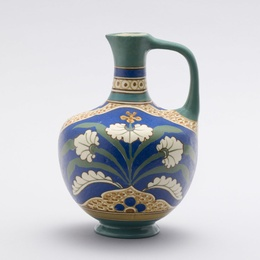
%> input picture 1.jpg, 260 x 260 px, shrunk from 1000 x 1000 before the run
$ octave run.m   (GNU Octave 9; MATLAB toolbox functions it lacks are replaced by stand-ins)
%> lines starting %> are read from the running program, lines starting %| are printed output that depends on the picture
### P_MAP_Conv.m
%% this work belongs to the following paper:
% Al-Ameen, Zohair, and Zainab Younis.
% "Improved Poisson MAP Algorithm for Better Image Deconvolution."
% 2022 IEEE International Conference on Cybernetics and Computational Intelligence (CyberneticsCom). IEEE, 2022.
% DOI: 10.1109/CyberneticsCom55287.2022.9865641

function result = P_MAP_Conv(image, PSF, iteration)
%> called with iteration = 25
fn = image; % at the first iteration
for i=1:iteration
    Hfn =imfilter(fn, (PSF),'conv');
    ratio = (image./Hfn)-1;
    res = imfilter(ratio, PSF,'conv');
    fn = fn.*exp(res);
end
%> this loop made 25 passes
%> pass 1, in P_MAP_Conv, `ratio = (image./Hfn)-1;`:
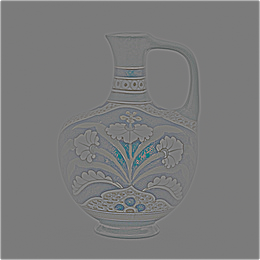
%> ratio: size 260x260x3 double; mean R, G, B 0.00103, 0.00461, 0.00551; drawn with min black and max white
%> after the loop:
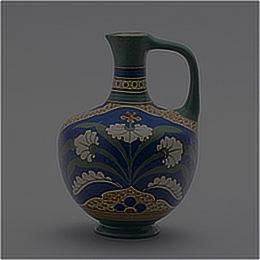
%> fn: size 260x260x3 double; mean R, G, B 0.786, 0.789, 0.802; drawn with min black and max white
result = fn;

### P_MAP_Conv_Dev.m
%% this work belongs to the following paper:
% Al-Ameen, Zohair, and Zainab Younis.
% "Improved Poisson MAP Algorithm for Better Image Deconvolution."
% 2022 IEEE International Conference on Cybernetics and Computational Intelligence (CyberneticsCom). IEEE, 2022.
% DOI: 10.1109/CyberneticsCom55287.2022.9865641
function result = P_MAP_Conv_Dev(image, PSF, iteration)
%> called with iteration = 8
fn = image; % at the first iteration
c1=[0 .5 0; .5 -2 .5; 0 .5 0];
c2=[0 .25 0; .25 -1 .25; 0 .25 0];
LS1 = imfilter(image,c1,'replicate','conv');
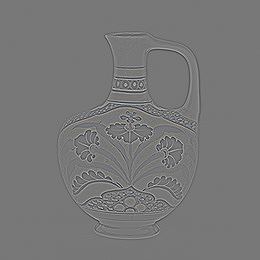
%> LS1: size 260x260x3 double; mean R, G, B 3.46e-19, 4.54e-19, -4.76e-20; drawn with min black and max white
for i=1:iteration
    Hfn =imfilter(fn, PSF,'conv');
    LS2 = imfilter(Hfn,c2,'replicate','conv');
    ratio = (( (image-LS1)./(Hfn+LS2) )-1);
    res = imfilter(ratio, PSF,'conv');
    fn = ( fn .* exp(res) );
end
%> this loop made 8 passes
%> pass 1, in P_MAP_Conv_Dev, `LS2 = imfilter(Hfn,c2,'replicate','conv');`:
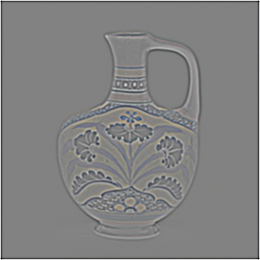
%> LS2: size 260x260x3 double; mean R, G, B 4.37e-19, -1.12e-19, -3.92e-19; drawn with min black and max white
%> pass 1, in P_MAP_Conv_Dev, `res = imfilter(ratio, PSF,'conv');`:
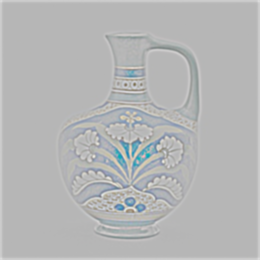
%> res: size 260x260x3 double; mean R, G, B -0.00774, -0.000699, 0.00138; drawn with min black and max white
%> after the loop:
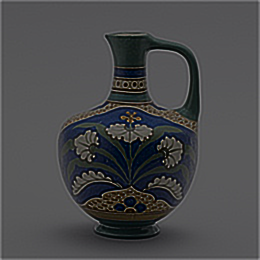
%> fn: size 260x260x3 double; mean R, G, B 0.786, 0.79, 0.803; drawn with min black and max white
result = fn;

### run.m
%% This work belongs to the following paper:
% Al-Ameen, Zohair, and Zainab Younis.
% "Improved Poisson MAP Algorithm for Better Image Deconvolution."
% 2022 IEEE International Conference on Cybernetics and Computational Intelligence (CyberneticsCom). IEEE, 2022.
% DOI: 10.1109/CyberneticsCom55287.2022.9865641
% Email: qizohair@uomosul.edu.iq
clear all; close all; clc;
%% read the image
x=im2double(imread('1.jpg'));
figure; imshow(x);title('Blurry Image')
%% create the PSF
PSF = fspecial('gaussian',[19 19], 1);
%% Poisson MAP Algorithm Original
tic; OPMAP = P_MAP_Conv(x, PSF, 25); toc;
figure; imshow(OPMAP);title('Poisson MAP Algorithm Original')
% imwrite(OPMAP,'OPMAP_P4.jpg')
%% Poisson MAP Algorithm Developed
tic; IPMAP = P_MAP_Conv_Dev(x, PSF, 8); toc;
figure; imshow(IPMAP);title('Poisson MAP Algorithm Dev')
%> after `imshow(IPMAP)`:
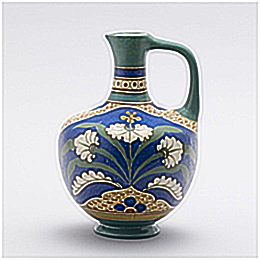
%> displayed picture: size 260x260x3, on the screen's scale of 0 to 255; mean R, G, B 196.9, 198.2, 201.8
% imwrite(IPMAP,'IPMAP_P4.jpg')

$ run again, with 2.jpg copied over 1.jpg
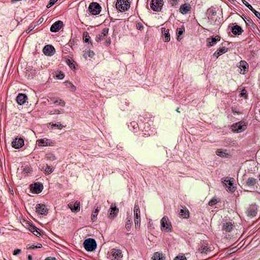
%> input picture 2.jpg, 260 x 260 px, shrunk from 383 x 383 before the run
%> after the loop in P_MAP_Conv_Dev, `for i=1:iteration`:
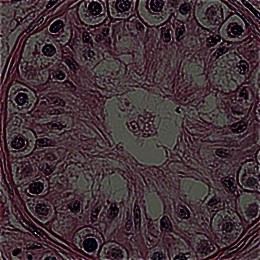
%> fn: size 260x260x3 double; mean R, G, B 0.816, 0.62, 0.686; drawn with min black and max white
%> `imshow(IPMAP)`:
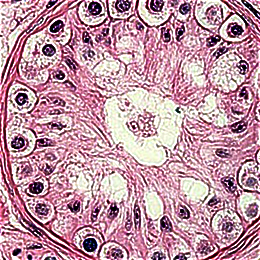
%> displayed picture: size 260x260x3, on the screen's scale of 0 to 255; mean R, G, B 192.1, 150.2, 164.8
